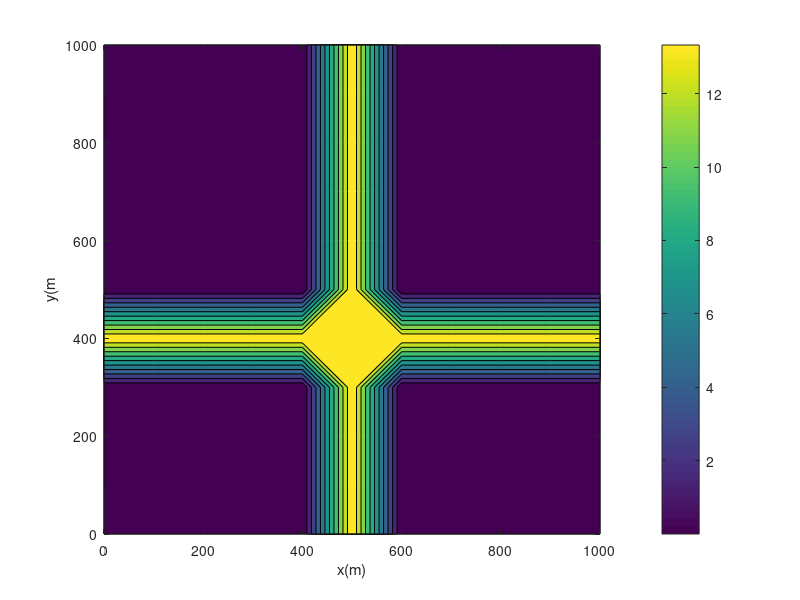

Write MATLAB code to recreate this figure. (Note: this script raises an error after producing the figure.)
%julius reinard
%12318047
clear all 
r=250
zc=300
xc=500
yc=400
rho=3000
G=6.72*10.^(-11)

xi=0:100:1000
yi=0:100:1000
[X,Y]=meshgrid(xi,yi)
g=(G*(4/3*pi*r.^3*rho*zc)./(((X-xc).^2.*(Y-yc).^2+zc.^2).^(3/2)))*10.^5

contourf(X,Y,g)
xlabel('x(m)')
ylabel('y(m')
c=colorbar
c.Label.String='mgal'
